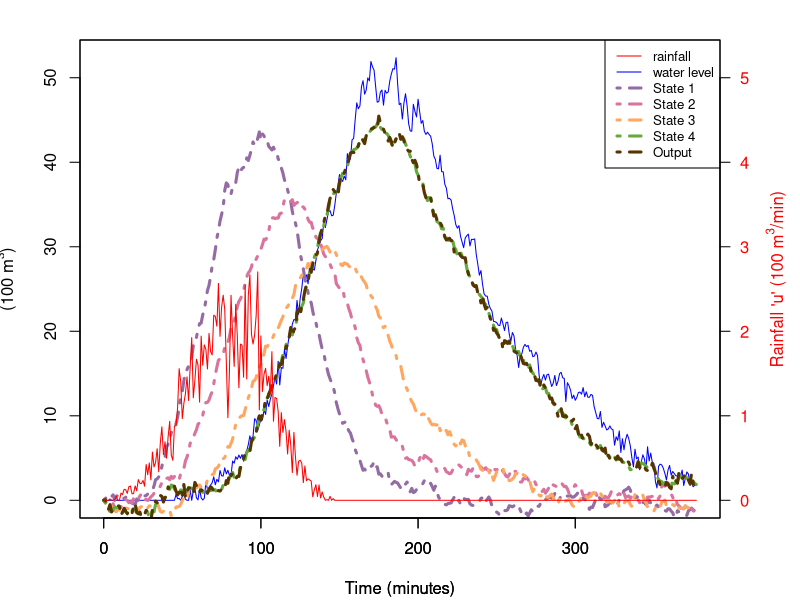

Reproduce this figure in R.
setwd(dirname(dirname(rstudioapi::getActiveDocumentContext()$path)));getwd() # automatically sets WD to repo-base

b1 <- read.csv("data/rain1.csv")
b2 <- read.csv("data/rain2.csv")
b3 <- read.csv("data/rain3.csv")
b4 <- read.csv("data/rain4.csv")
set.seed(69)

# parameters
a <- 0.04
sigma1 <- 0.1
sigma2 <- 0.1
K_states <- 4

N <- length(b1$minutes) # dependent on what experiment we use

# initial state
X <- matrix(nrow=K_states,ncol=N)
X0 <- c(0,0,0,0) # column vector
X[,1] <- X0

A <- matrix(c(1-a,0,0,0,
              a,1-a,0,0,
              0,a,1-a,0,
              0,0,a,0.98),nrow=K_states, byrow=TRUE)
B <- matrix(c(1,0,0,0),nrow=K_states) # column
C <- matrix(c(0,0,0,1),nrow=1) # row 
Sigma1 <- diag(K_states)*sigma1
Sigma2 <- matrix(sigma2)

Y <- numeric(N)
Y[1] <- C%*%X[,1] + sqrt(Sigma2) %*% rnorm(1) # scalar (the level of water in basin)

# running N steps Kalman filtering with input u_t (rainfall)
for (I in 2:N){
  X[,I] <- A %*% X[,I-1,drop=FALSE] + B%*%b1$u[I-1] + chol(Sigma1) %*% matrix(rnorm(K_states),ncol=1)
  Y[I] <- C %*% X[,I] + sqrt(Sigma2) %*% rnorm(1)
}



### plotting
y_max <- max(b1$y)
old_mar <- par("mar")
par(mfrow=c(1,1), oma=c(0,0,0,3), mar=c(4.1, 4, 2, 1))

# right side will be the water level for, left will be input water rain

plot(b1$minutes, b1$y, col="blue", type="l", 
     xlab="Time (minutes)", ylab=expression(paste("(100 ", m^3, ")")),
     ylim=c(0, y_max))
# axis(side=4, col.axis="blue", las=1)
# mtext(expression(paste("y (100 ", m^3, ")")), side=4, line=2.5, col="blue")

lw=3;lt=4
lines(b1$minutes,X[1,], col="#946ca3", lwd=lw, lty=lt)
lines(b1$minutes,X[2,], col="#da739e", lwd=lw, lty=lt)
lines(b1$minutes,X[3,], col="#ffa760", lwd=lw, lty=lt)
lines(b1$minutes,X[4,], col="#64aa3c", lwd=lw, lty=lt)
lines(b1$minutes,Y, col="#573500", lwd=lw, lty=lt)
legend("topright", 
       legend = c("rainfall", "water level", "State 1", "State 2", "State 3", "State 4", "Output"), 
       col = c("red","blue","#946ca3", "#da739e", "#ffa760", "#64aa3c", "#573500"), 
       lwd = c(1, 1, lw, lw, lw, lw, lw),
       lty = c(1, 1, lt, lt, lt, lt, lt),
       cex=0.8)

par(new=TRUE)
plot(b1$minutes, b1$u, 
     col="red", lwd=1, type="l",
     xlab="Time (minutes)", ylab="", yaxt="n",
     main="", ylim=c(0, y_max/10))
axis(side=4, col.axis="red", las=1)
mtext(expression(paste("Rainfall 'u' (100 ", m^3, "/min)")), side=4, line=2.5, col="red")
